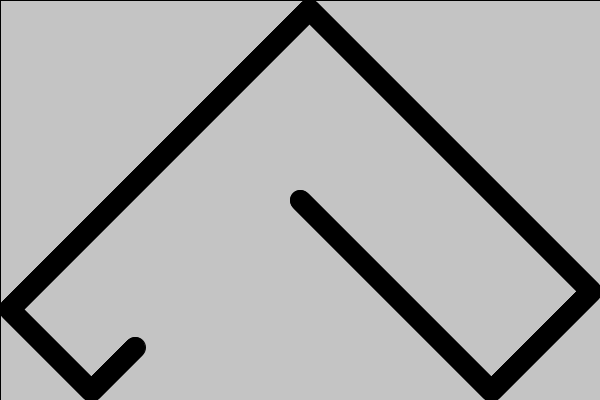
Frame 1 (no input)
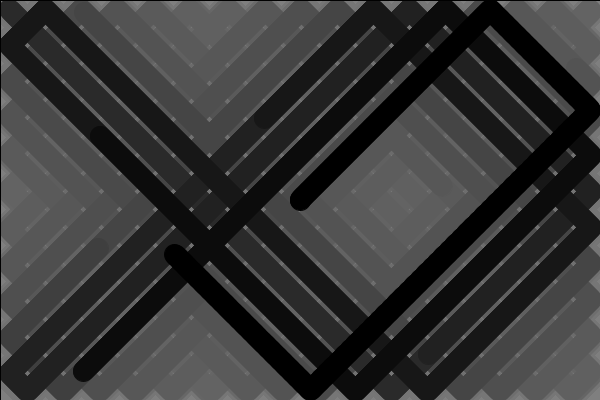
Frame 60 (the mouse pressed at the canvas centre just before this capture)
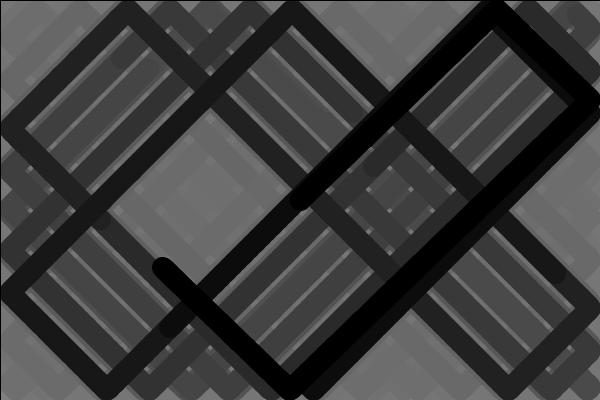
Frame 120 (the mouse held since frame 60 and released just before this capture)

The Processing sketch that drew these frames (run headless with seeded random() and noise(); from frame 60 on, the mouse is pressed at the canvas centre):

// Processing sketch: ball_4_wall_bounce_cool
// ── ball_4_wall_bounce_cool.pde
/*
 * Cool wall bounce patterns.
 * Written by Bryce Summers.
 * Adapted from the windows bouncing ball screen saver, which was written by Grant Schwabacher.
 * 
 */

float xPos = 10;
float xDir = 1;
float yPos = 10;
float yDir = 1;
int angle  = -45;

int ball_radius = 10;

void setup()
{
  size(600, 400);
  smooth();
  frameRate(100);
  
  xPos = width/2;
  yPos = height/2;
}

void draw()
{
   
  //background(124, 124, 124, .00); // Try commenting out this line!
  fill(124, 124, 124, 25);
  rect(0, 0, width, height);
  
  if(frameCount % 60 == 0)
  {
   xPos = width/2;
   yPos = height/2;
   
   xDir = cos(radians(angle));
   yDir = sin(radians(angle));
   angle++;
  }
  
  fill(0);
  for(int i = 0; i < 1000; i++)
  {
   drawBall(); 
  }
  
  
}

void drawBall()
{
  ellipse(xPos, yPos, 20, 20);
  
  // Move the ball in the x direction by its x_velocity.
  xPos = xPos + xDir;
  
  // Bouncing off left and right walls.
  if(xPos > width - ball_radius || xPos < ball_radius)
  {
    xDir = xDir*-1;
  }
  
  // Move the ball in the y direction by its y_velocity.
  yPos = yPos + yDir;
  
  // Bouncing off top and bottom walls.
  if(yPos > height - ball_radius || yPos < ball_radius)
  {
    yDir = yDir*-1;
  }  
}
